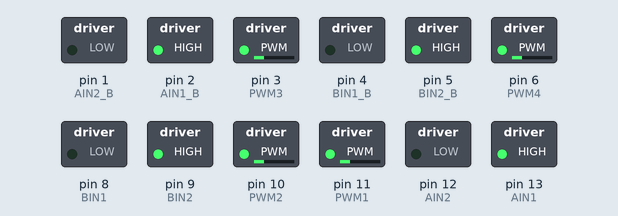
A sketch run on a simulated Arduino Uno, built with avr-gcc and run on an emulated ATmega328P. Parts: switched loads named in the sketch (green lamp = pin HIGH).

Above: at 0.05 s.
At 1.5 s:
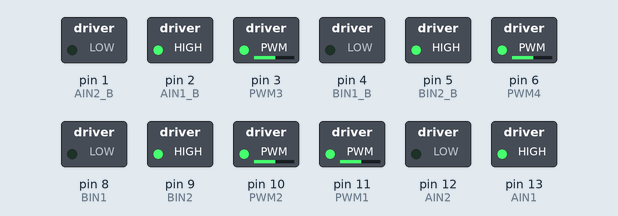
At 2.0 s:
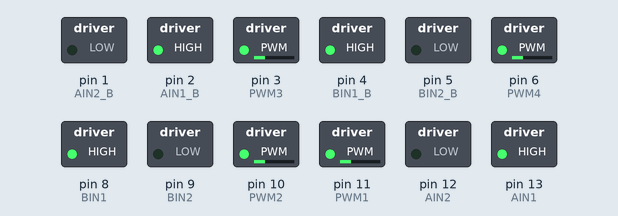
At 2.95 s:
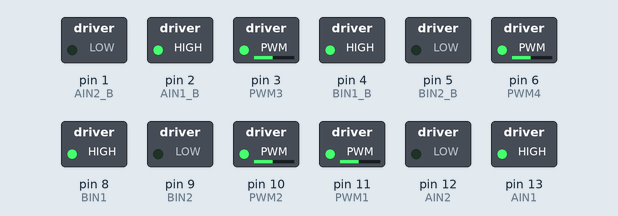
Timing chart, 0 to 3.5 s (numbered marks = the images above):
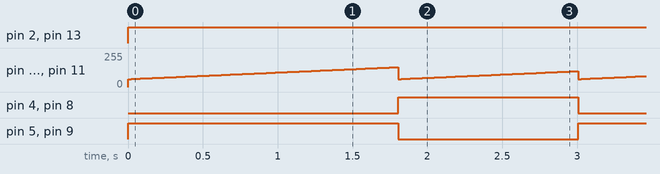

Measured:
- by itself, pin 2 (AIN1_B), pin 13 (AIN1): LOW → HIGH at 0.00 s
- by itself, pin 4 (BIN1_B), pin 8 (BIN1): alternates HIGH for 1.2 s and LOW for 1.8 s
- by itself, pin 5 (BIN2_B), pin 9 (BIN2): alternates HIGH for 1.8 s and LOW for 1.2 s

The sketch:

main.ino
```cpp
#include <Arduino.h>

//Board 1
const int AIN1 = 13;
const int AIN2 = 12;
const int PWM1 = 11;

const int BIN1 = 8;
const int BIN2 = 9;
const int PWM2 = 10;

//Board 2
const int AIN1_B = 2;
const int AIN2_B = 1;
const int PWM3 = 3;

const int BIN1_B = 4;
const int BIN2_B = 5;
const int PWM4 = 6;

const int STBY = 7;

int value;

void setup() {
  // put your setup code here, to run once:
  pinMode(AIN1, OUTPUT);
  pinMode(AIN2, OUTPUT);
  pinMode(PWM1, OUTPUT);

  pinMode(BIN1, OUTPUT);
  pinMode(BIN2, OUTPUT);
  pinMode(PWM2, OUTPUT);

  pinMode(AIN1_B, OUTPUT);
  pinMode(AIN2_B, OUTPUT);
  pinMode(PWM3, OUTPUT);

  pinMode(BIN1_B, OUTPUT);
  pinMode(BIN2_B, OUTPUT);
  pinMode(PWM4, OUTPUT);

  digitalWrite(STBY, HIGH);
}

void forward() {


  for(value = 60; value < 150; value = value + 1) {
    //***** Board 1 *****
    //Motor 1 - Front Driver's Side
    analogWrite(PWM1, value);
    digitalWrite(AIN1, HIGH);
    digitalWrite(AIN2, LOW);

    //Motor 2 - Front Passenger Side
    analogWrite(PWM2, value);
    digitalWrite(BIN1, LOW);
    digitalWrite(BIN2, HIGH);

    //****** Board 2 *****
    //Motor 3 - Rear Driver's Side
    analogWrite(PWM3, value);
    digitalWrite(AIN1_B, HIGH);
    digitalWrite(AIN2_B, LOW);

    //Motor 4 - Rear Passenger Side
    analogWrite(PWM4, value);
    digitalWrite(BIN1_B, LOW);
    digitalWrite(BIN2_B, HIGH);

    delay(20);
  }
}

void tank_turn() {
  for(value = 60; value < 120; value = value + 1) {
    //***** Board 1 *****
    //Motor 1 - Front Driver's Side
    analogWrite(PWM1, value);
    digitalWrite(AIN1, HIGH);
    digitalWrite(AIN2, LOW);

    //Motor 2 - Front Passenger Side
    analogWrite(PWM2, value);
    digitalWrite(BIN1, HIGH);
    digitalWrite(BIN2, LOW);

    //****** Board 2 *****
    //Motor 3 - Rear Driver's Side
    analogWrite(PWM3, value);
    digitalWrite(AIN1_B, HIGH);
    digitalWrite(AIN2_B, LOW);

    //Motor 4 - Rear Passenger Side
    analogWrite(PWM4, value);
    digitalWrite(BIN1_B, HIGH);
    digitalWrite(BIN2_B, LOW);

    delay(20);
  }
}

void loop() {
  // put your main code here, to run repeatedly:
  forward();
  tank_turn();
}

//TRUTH TABLE
//AIN1|0  |0   |1
//AIN2|0  |1   |0
//   STOP |REV |FWD
```
